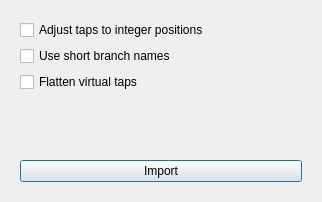
<?xml version="1.0" encoding="UTF-8"?>
<ui version="4.0">
 <class>PsseImportDialog</class>
 <widget class="QDialog" name="PsseImportDialog">
  <property name="geometry">
   <rect>
    <x>0</x>
    <y>0</y>
    <width>318</width>
    <height>202</height>
   </rect>
  </property>
  <property name="windowTitle">
   <string>PSS/e Import</string>
  </property>
  <layout class="QVBoxLayout" name="verticalLayout_2">
   <item>
    <widget class="QFrame" name="frame_77">
     <property name="minimumSize">
      <size>
       <width>300</width>
       <height>0</height>
      </size>
     </property>
     <property name="frameShape">
      <enum>QFrame::Shape::NoFrame</enum>
     </property>
     <property name="frameShadow">
      <enum>QFrame::Shadow::Raised</enum>
     </property>
     <layout class="QFormLayout" name="formLayout">
      <item row="1" column="0" colspan="2">
       <widget class="QCheckBox" name="use_short_names_checkBox">
        <property name="toolTip">
         <string>&lt;html&gt;&lt;head/&gt;&lt;body&gt;&lt;p&gt;Use &amp;quot;I_J_ckt&amp;quot; insetad of &lt;/p&gt;&lt;p&gt;&amp;quot;I_Iname_VI_J_Jname_VJ_ckt&amp;quot;&lt;/p&gt;&lt;/body&gt;&lt;/html&gt;</string>
        </property>
        <property name="text">
         <string>Use short branch names</string>
        </property>
       </widget>
      </item>
      <item row="0" column="0" colspan="2">
       <widget class="QCheckBox" name="adjust_taps_to_discrete_positions_checkBox">
        <property name="toolTip">
         <string>&lt;html&gt;&lt;head/&gt;&lt;body&gt;&lt;p&gt;PSS/e taps might not come adjusted &lt;/p&gt;&lt;p&gt;to the specified tap positions, &lt;/p&gt;&lt;p&gt;Do you want to adjust them?&lt;/p&gt;&lt;/body&gt;&lt;/html&gt;</string>
        </property>
        <property name="text">
         <string>Adjust taps to integer positions</string>
        </property>
       </widget>
      </item>
      <item row="4" column="0" colspan="2">
       <widget class="QPushButton" name="importButton">
        <property name="text">
         <string>Import</string>
        </property>
       </widget>
      </item>
      <item row="3" column="0">
       <spacer name="verticalSpacer">
        <property name="orientation">
         <enum>Qt::Orientation::Vertical</enum>
        </property>
        <property name="sizeHint" stdset="0">
         <size>
          <width>20</width>
          <height>40</height>
         </size>
        </property>
       </spacer>
      </item>
      <item row="2" column="0" colspan="2">
       <widget class="QCheckBox" name="flatten_virtual_taps_checkBox">
        <property name="toolTip">
         <string>&lt;html&gt;&lt;head/&gt;&lt;body&gt;&lt;p&gt;PSS/e does not handle the difference of nominal &lt;/p&gt;&lt;p&gt;voltage between the bus and the transformer (the vitual tap) &lt;/p&gt;&lt;p&gt;If checked, this will make the transformer nominal voltages &lt;/p&gt;&lt;p&gt;equal to the buses nominal voltage to behave like PSS/e&lt;/p&gt;&lt;/body&gt;&lt;/html&gt;</string>
        </property>
        <property name="text">
         <string>Flatten virtual taps</string>
        </property>
       </widget>
      </item>
     </layout>
    </widget>
   </item>
  </layout>
 </widget>
 <resources>
  <include location="../Icons/icons.qrc"/>
  <include location="../Icons/icons.qrc"/>
  <include location="../Icons/icons.qrc"/>
 </resources>
 <connections/>
</ui>
